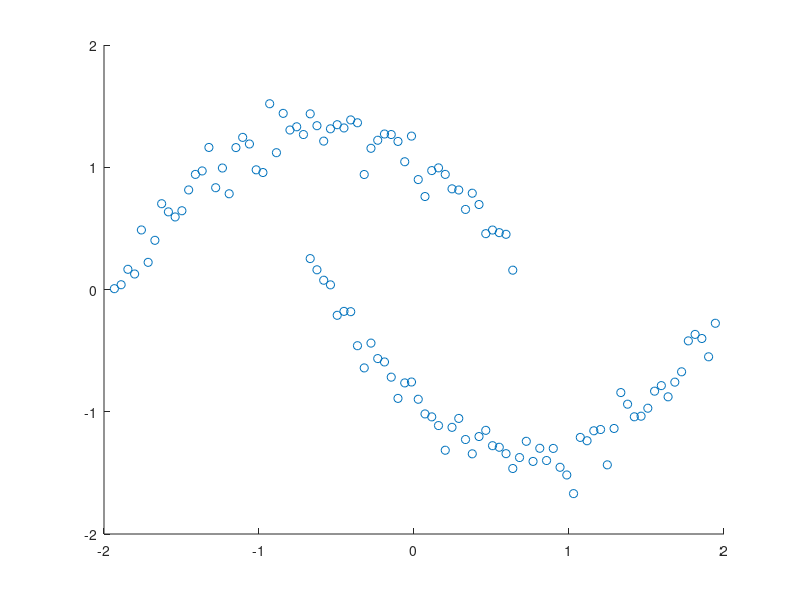

This chart was generated by the following MATLAB code: (Note: this script raises an error after producing the figure.)
clear;
clf;

%number of nodes per cluster
n = 60;

%load two_moon dataset
two_moon = importdata('two_moon.mat');
data_x = [two_moon.xs';two_moon.xc'];
data_y = [two_moon.s1';two_moon.c1'];
data = [data_x data_y];
%normalization
data = zscore(data);
%show true data points
scatter(data(:,1),data(:,2));

%number of components
k = 2;

%compute sample correlation matrix
S = data*data';

%estimate underlying graph
L = SGL(S,k,0,1e4,0.5,0.1,'naive',1e-3,1e4);
%generate adjacency matrix
A = -L + diag(diag(L));
plot(graph(A));
